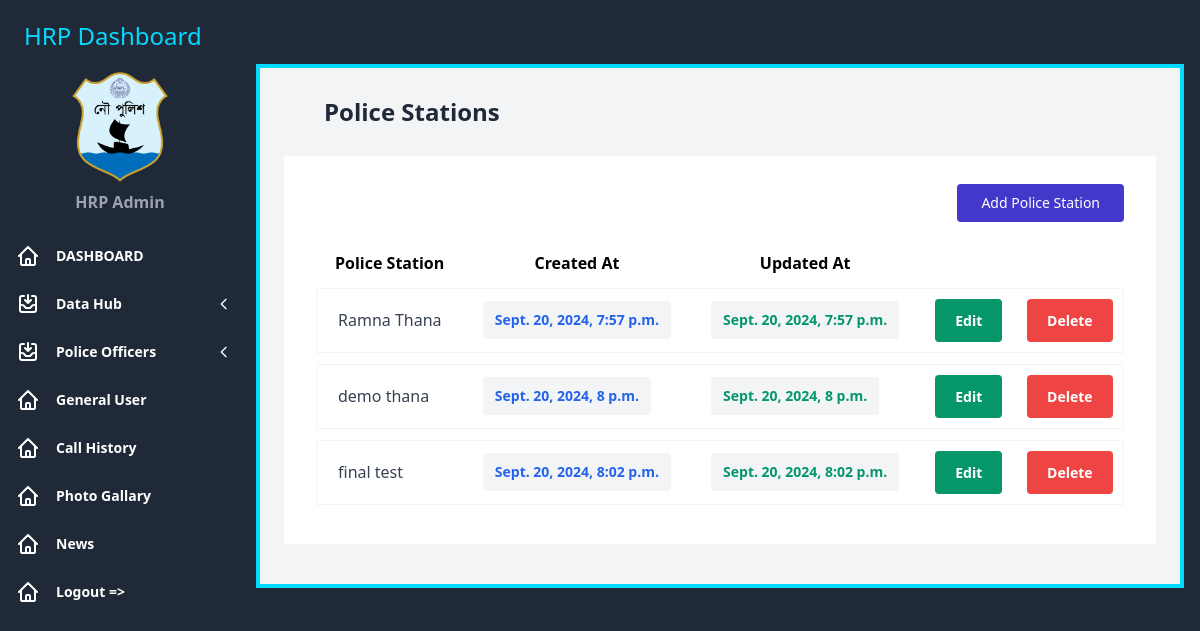
The page /ps (signed in) on the database its author committed.
### datahub/models.py (models this page shows, shortened)
class PrimaryThana(models.Model):
    name = models.CharField(max_length=255, blank=False, null=False)
    name_bn = models.CharField(max_length=255, blank=False, null=False)
    thanas = models.ManyToManyField('Thana', related_name='primary_thanas')
    created_at = models.DateTimeField(auto_now_add=True)
    updated_at = models.DateTimeField(auto_now=True)

### datahub/views.py (the view)
# urls.py: path('ps', ps, name='ps'),
@login_required
def ps(request, *args, **kwargs):
    ps = PrimaryThana.objects.all()
    context = {
        'ps': ps
    }
    return render(request, 'datahub/ps.html', context)

### template/datahub/ps.html (shortened to what this page needs)
{% extends 'datahub/base.html' %}  {% block content %}
<div class="sm:px-6 w-full">
  <div class="px-4 md:px-10 py-4 md:py-7">
    <div class="flex items-center justify-between">
      <p
        tabindex="0"
        class="focus:outline-none text-base sm:text-lg md:text-xl lg:text-2xl font-bold leading-normal text-gray-800"
      >
        Police Stations
      </p>
    </div>
  </div>
  <div class="bg-white py-4 md:py-7 px-4 md:px-8 xl:px-10">
    <div class="sm:flex items-center justify-between">
      <a
        href="/ps/add"
        class="focus:ring-2 focus:ring-offset-2 focus:ring-indigo-600 mt-4 sm:mt-0 inline-flex items-start justify-start px-6 py-3 bg-indigo-700 hover:bg-indigo-600 focus:outline-none rounded"
      >
        <p class="text-sm font-medium leading-none text-white">Add Police Station</p>
      </a>
    </div>
    <div class="mt-7 overflow-x-auto">
      <table class="w-full whitespace-nowrap">
        <thead>
            <tr>
                <th>Police Station</th>
                <th>Created At</th>
                <th>Updated At</th>
                <th></th>
                <th></th>
            </tr>
            <tr class="h-3"></tr>
        </thead>
        <tbody>
            {% for e in ps %}
          <tr
            tabindex="0"
            class="focus:outline-none h-16 border border-gray-100 rounded"
          >
            <td class="">
              <div class="flex items-center pl-5">
                <p
                  class="text-base font-medium leading-none text-gray-700 mr-2"
                >
                  {{e.name}}
                </p>
              </div>
            </td>
            <td class="pl-5">
              <button
                class="font-bold py-3 px-3 text-sm focus:outline-none leading-none text-blue-600 bg-gray-100 rounded"
              >
                {{e.created_at}}
              </button>
            </td>
            <td class="pl-5">
                <button
                  class="py-3 px-3 text-sm focus:outline-none leading-none text-green-600 font-bold bg-gray-100 rounded"
                >
                  {{e.updated_at}}
                </button>
              </td>
            <td class="pl-4">
              <a
                href="/ps/edit/{{e.id}}"
                class="font-bold focus:ring-2 focus:ring-offset-2 focus:ring-red-300 text-sm leading-none text-white py-3 px-5 bg-green-600 rounded hover:bg-green-800 focus:outline-none"
              >
                Edit
              </a>
            </td>
            <td class="pl-4">
                <a
                  href="/ps/delete/{{e.id}}"
                  class="font-bold focus:ring-2 focus:ring-offset-2 focus:ring-red-300 text-sm leading-none text-white py-3 px-5 bg-red-500 rounded hover:bg-red-800 focus:outline-none"
                >
                  Delete
                </a>
              </td>
          </tr>
          <tr class="h-3"></tr>
          {% endfor %}
        </tbody>
      </table>
    </div>
  </div>
</div>
{% endblock content %}

### rows shown on the page
PrimaryThana: name "Ramna Thana", created_at "Sept. 20, 2024, 7:57 p.m.", updated_at "Sept. 20, 2024, 7:57 p.m."
PrimaryThana: name "demo thana", created_at "Sept. 20, 2024, 8 p.m.", updated_at "Sept. 20, 2024, 8 p.m."
PrimaryThana: name "final test", created_at "Sept. 20, 2024, 8:02 p.m.", updated_at "Sept. 20, 2024, 8:02 p.m."
